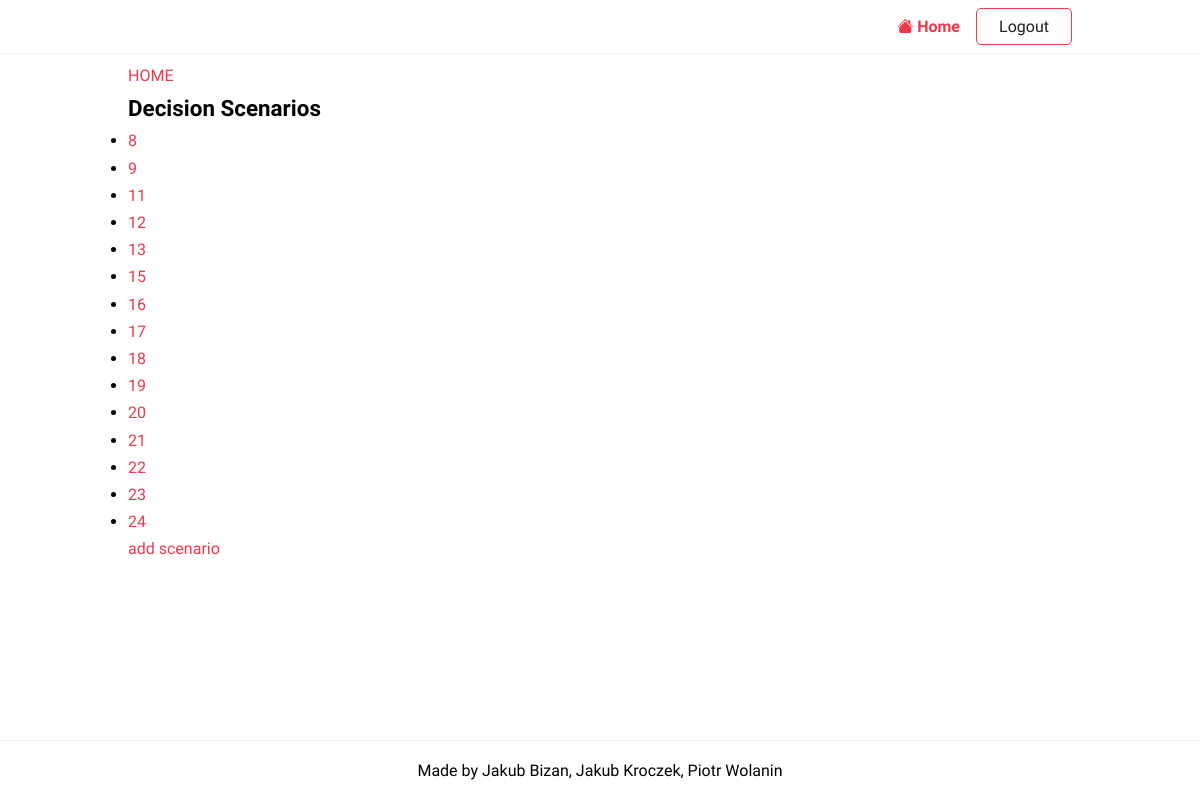
Before: /scenarios/ (signed in) with the older database file.
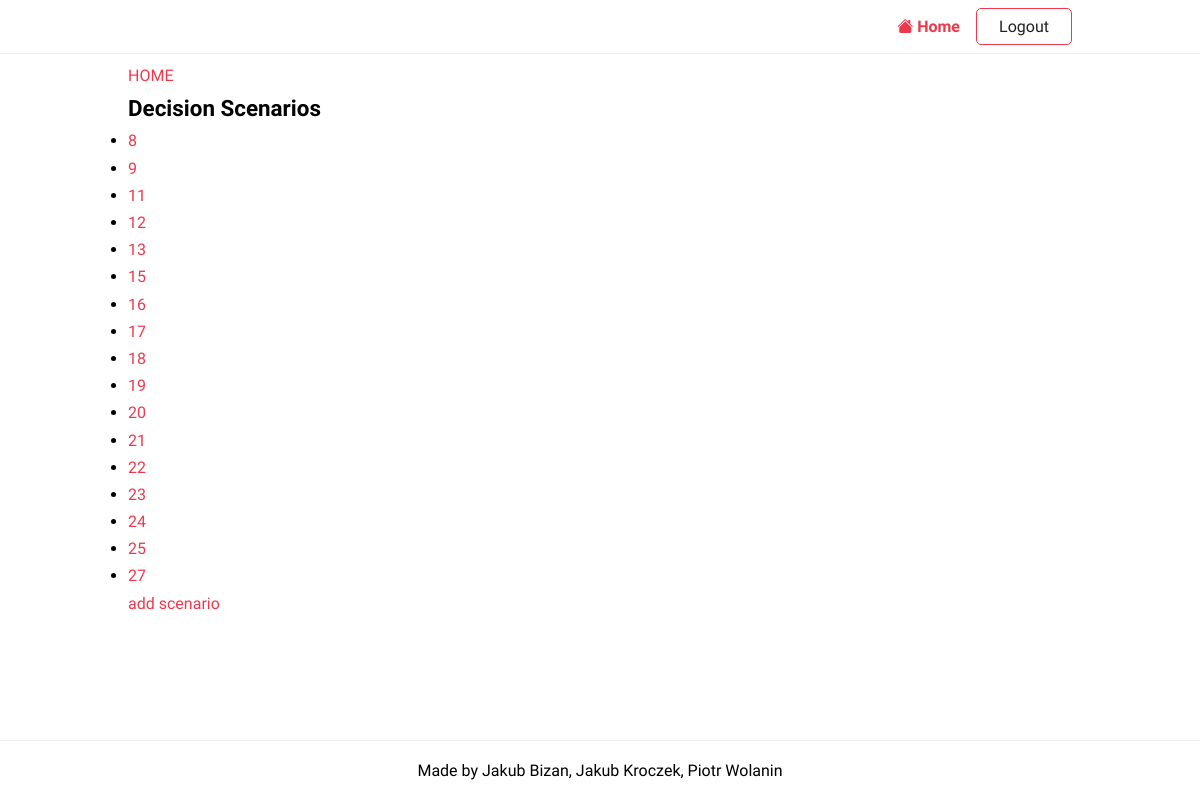
After: the same page with the newer database file.
### projekt/models/decisionScenarios.py (models this page shows)
class DecisionScenarios(m.Model):
    modelID = m.ForeignKey(Models, on_delete=m.CASCADE, null=True, blank=True)
    dataID = m.IntegerField(unique=True, null=True, blank=True)
    weightID = m.IntegerField(unique=True, null=True, blank=True)
    userID = m.ForeignKey(User, on_delete=m.CASCADE)
    submited = m.BooleanField(default=False)
    completed = m.BooleanField(default=False)
    url = m.CharField(max_length=100, null=True, blank=True)
    password = m.CharField(max_length=128, null=True, blank=True)

### projekt/views/facilitator/scenario.py (the view)
# urls.py: path('scenarios/', ScenarioView.as_view(), name='scenarios'),
class ScenarioView(LoginRequiredMixin,  ListView):
    template_name = "scenario/scenario.html"
    permission_required = "projekt.view_decisionscenarios"
    context_object_name = "scenarios"
    def get_queryset(self):
        queryset = DecisionScenarios.objects.filter(userID=self.request.user.pk)
        return queryset

### templates/scenario/scenario.html
{%extends 'base.html' %}
{%block content%}
<a href={% url 'index'%}>HOME</a>
  <h2>Decision Scenarios</h2>
    <ul>
        {% for scenario in scenarios %}
            <li><a href={% url 'scenario-detail' scenario.pk %}>{{ scenario.pk }}&nbsp;{{ scenario.get_absolute_url }}</a></li>
        {% endfor %}
    </ul>
    <a href={% url 'add_scenario' %}>add scenario</a>
{%endblock content%}

### templates/base.html (shortened to what this page needs)
{%load static %}
<!DOCTYPE html>
<html lang="en">
    <head>
        <link rel="stylesheet" href="{% static 'projekt/css/style.css' %}" />
        <link rel="stylesheet" href="{% static 'css/style.css' %}" />
    </head>
    <body>
        <header class="header">
            <div class="container">
            	<nav class="nav">
	            	<a href="{%url 'index'%}"><i class="bi bi-house-fill"></i> Home</a>
	                {% if request.user.is_authenticated %}
	    	                <a href="{% url 'logout' %}" class="btn btn-outline">Logout</a>
	                {% else %}
							<a href="{% url 'login' %}" class="btn btn-outline">Login</a>
	            	        <a href="{% url 'register' %}" class="btn btn-primary">Join Now</a>
	                {% endif %}
	              </nav>
            </div>
        </header>
        <main>
            <div class="container">
             {%block content %}
             {%endblock content%}
            </div>
        </main>
        <footer class="footer">
            <div class="container">
				<p>Made by Jakub Bizan, Jakub Kroczek, Piotr Wolanin</p>
            </div>
        </footer>
    </body>
</html>

### static/projekt/css/style.css (style rules this page uses)
:root { --color-primary: #ee394c; --color-secondary: #86b7fe; --color-light: #f2f2f2; --color-gray: #ced4da; --color-dark: #212121; --color-white: #ffffff; --color-error: #e2442f; --color-warning: #ffc900; --color-info: #02a2b9; --color-success: #1ba345; --color-input: #00d1b2; --border-radius: 5px; }
* { margin: 0; padding: 0; box-sizing: border-box; text-rendering: optimizeLegibility; }
html, body { height: 100%; }
body { font-family: 'Dosis', sans-serif; font-size: 1rem; line-height: 1.7; display: flex; flex-direction: column; }
h2 { font-size: 1.4rem; }
a { color: var(--color-primary); text-decoration: none; }
.container { max-width: 960px; margin: 0 auto; padding: 0.5rem; }
.header { border-bottom: solid 1px var(--color-light); }
.header .container { display: flex; align-items: center; gap:1rem; }
.nav { display:flex; gap:1rem; align-items: center; justify-content: center; flex-basis: 100%; }
.nav a:nth-last-child(2) { margin-left: auto; font-weight: bold; }
.footer p { text-align: center; }
.footer { margin-top: auto; padding: 0.5rem 0; border-top: solid 1px var(--color-light); }
.btn { padding: 0.25rem 0.75rem; border-radius: var(--border-radius); background-color: var(--color-white); border: solid 1px var(--color-white); color: var(--color-dark); cursor: pointer; text-decoration: none; font-size: 1rem; min-width: 6rem; text-align: center; }
.btn-outline { border: solid 1px var(--color-primary); }

### projekt/static/css/style.css (style rules this page uses)
:root { --color-primary: #ee394c; --color-secondary: #86b7fe; --color-light: #f2f2f2; --color-gray: #ced4da; --color-dark: #212121; --color-white: #ffffff; --color-error: #e2442f; --color-warning: #ffc900; --color-info: #02a2b9; --color-success: #1ba345; --color-input: #00d1b2; --border-radius: 5px; }
* { margin: 0; padding: 0; box-sizing: border-box; text-rendering: optimizeLegibility; }
html, body { height: 100%; }
body { font-family: 'Dosis', sans-serif; font-size: 1rem; line-height: 1.7; display: flex; flex-direction: column; }
h2 { font-size: 1.4rem; }
a { color: var(--color-primary); text-decoration: none; }
.container { max-width: 960px; margin: 0 auto; padding: 0.5rem; }
.header { border-bottom: solid 1px var(--color-light); }
.header .container { display: flex; align-items: center; gap:1rem; }
.nav { display:flex; gap:1rem; align-items: center; justify-content: center; flex-basis: 100%; }
.nav a:nth-last-child(2) { margin-left: auto; font-weight: bold; }
.footer p { text-align: center; }
.footer { margin-top: auto; padding: 0.5rem 0; border-top: solid 1px var(--color-light); }
.btn { padding: 0.25rem 0.75rem; border-radius: var(--border-radius); background-color: var(--color-white); border: solid 1px var(--color-white); color: var(--color-dark); cursor: pointer; text-decoration: none; font-size: 1rem; min-width: 6rem; text-align: center; }
.btn-outline { border: solid 1px var(--color-primary); }

Changed rows visible on the page:
added DecisionScenarios: pk "25"
added DecisionScenarios: pk "27"
